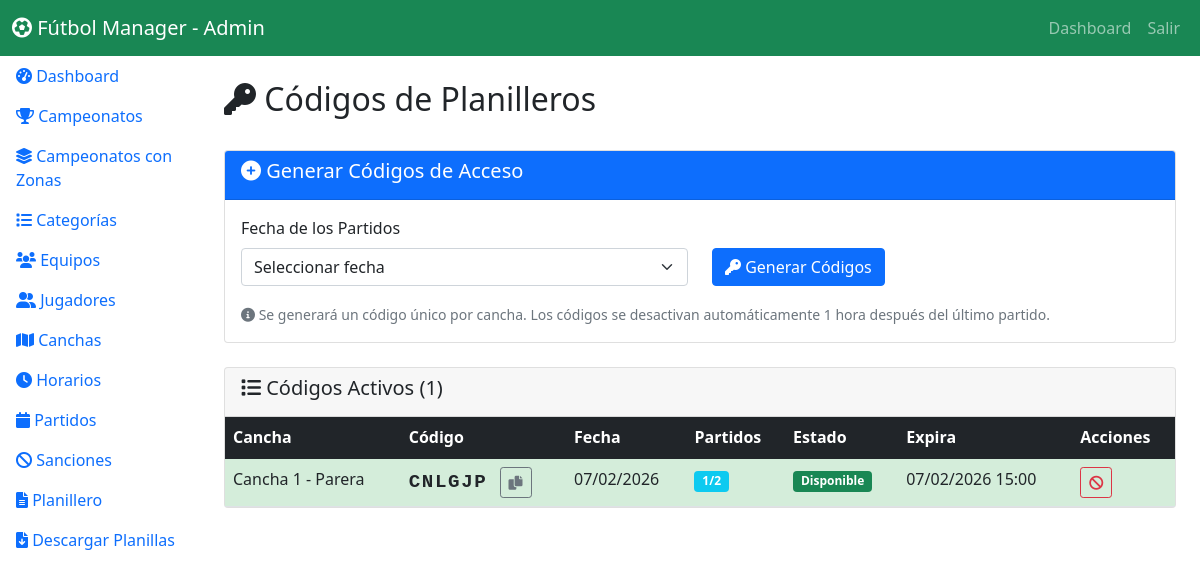
Page /admin/gestion_codigos_cancha.php (signed in) on the earlier database version.
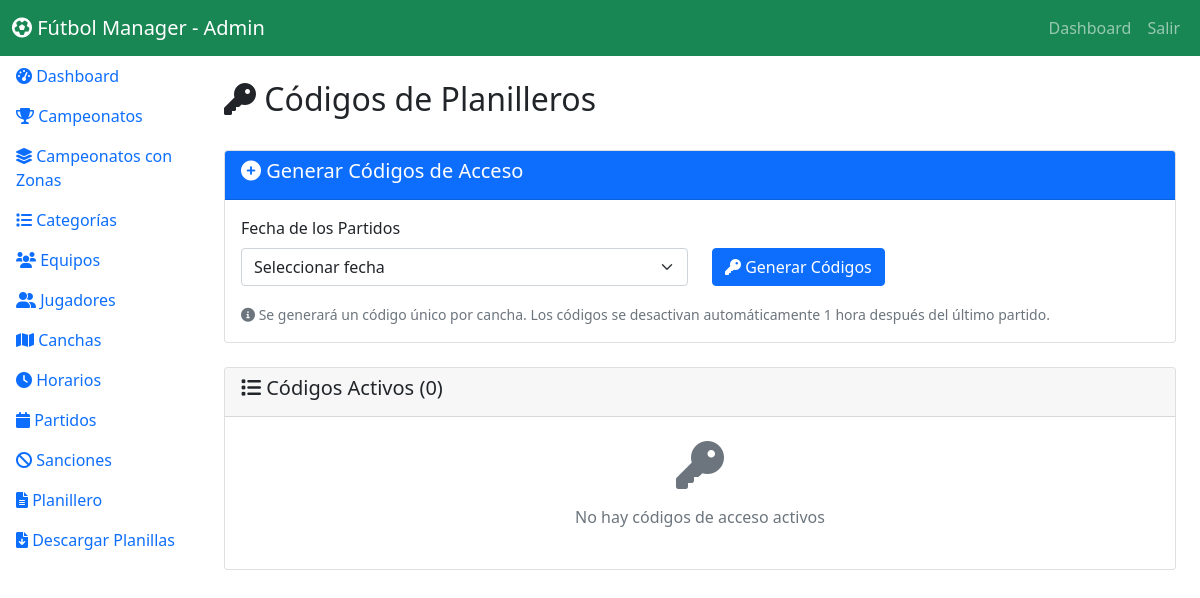
Same page on the later database version.
### tables this page shows
CREATE TABLE `codigos_cancha` (
  `id` int(11) NOT NULL,
  `cancha_id` int(11) NOT NULL,
  `codigo` varchar(10) NOT NULL,
  `fecha_partidos` date NOT NULL,
  `activo` tinyint(1) DEFAULT 1,
  `usado` tinyint(1) DEFAULT 0,
  `created_at` timestamp NULL DEFAULT current_timestamp(),
  `expires_at` datetime DEFAULT NULL
);

CREATE TABLE `canchas` (
  `id` int(11) NOT NULL,
  `nombre` varchar(100) NOT NULL,
  `ubicacion` varchar(200) DEFAULT NULL,
  `activa` tinyint(1) DEFAULT 1
);

### admin/gestion_codigos_cancha.php (the view, shortened to what the changed rows need)
<?php
$db = Database::getInstance()->getConnection();
$stmt = $db->query("
    SELECT cc.*, c.nombre as cancha_nombre,
           COUNT(p.id) as total_partidos,
           SUM(CASE WHEN p.estado = 'finalizado' THEN 1 ELSE 0 END) as partidos_finalizados
    FROM codigos_cancha cc
    JOIN canchas c ON cc.cancha_id = c.id
    LEFT JOIN partidos p ON c.id = p.cancha_id AND DATE(p.fecha_partido) = cc.fecha_partidos
    WHERE cc.activo = 1 AND cc.fecha_partidos >= CURDATE()
    GROUP BY cc.id
    ORDER BY cc.fecha_partidos DESC, c.nombre
");
$codigos_activos = $stmt->fetchAll();
?>
<!DOCTYPE html>
<html lang="es">
<head>
<link href="https://cdnjs.cloudflare.com/ajax/libs/bootstrap/5.1.3/css/bootstrap.min.css" rel="stylesheet">
<link href="https://cdnjs.cloudflare.com/ajax/libs/font-awesome/6.0.0/css/all.min.css" rel="stylesheet">
<link href="<?php echo SITE_URL; ?>assets/css/style.css" rel="stylesheet">
</head>
<body>
<div class="container-fluid">
<div class="row">
<div class="col-md-9 col-lg-10 p-4">
<div class="d-flex justify-content-between align-items-center mb-4">
    <h2><i class="fas fa-key"></i> Códigos de Planilleros</h2>
</div>
<div class="card">
    <div class="card-header">
        <h5><i class="fas fa-list"></i> Códigos Activos (<?= count($codigos_activos) ?>)</h5>
    </div>
    <div class="card-body p-0">
        <?php if(empty($codigos_activos)): ?>
        <div class="text-center p-4">
            <i class="fas fa-key fa-3x text-muted mb-3"></i>
            <p class="text-muted">No hay códigos de acceso activos</p>
        </div>
        <?php else: ?>
        <div class="table-responsive">
            <table class="table table-hover mb-0">
                <thead class="table-dark">
                    <tr>
                        <th>Cancha</th>
                        <th>Código</th>
                        <th>Fecha</th>
                        <th>Partidos</th>
                        <th>Estado</th>
                        <th>Expira</th>
                        <th>Acciones</th>
                    </tr>
                </thead>
                <tbody>
                    <?php foreach($codigos_activos as $codigo):
                        $ahora = new DateTime('now', new DateTimeZone('America/Argentina/Buenos_Aires'));
                        $expira = new DateTime($codigo['expires_at'], new DateTimeZone('America/Argentina/Buenos_Aires'));
                        $expirado = $ahora > $expira;
                        $clase = '';
                        if ($expirado) {
                            $clase = 'codigo-expirado';
                        } elseif ($codigo['usado']) {
                            $clase = 'codigo-usado';
                        } else {
                            $clase = 'codigo-activo';
                        }
                    ?>
                    <tr class="<?= $clase ?>">
                        <td><?= htmlspecialchars($codigo['cancha_nombre']) ?></td>
                        <td>
                            <span class="codigo-display"><?= $codigo['codigo'] ?></span>
                            <button class="btn btn-sm btn-outline-secondary ms-2"
                                    onclick="copiarCodigo('<?= $codigo['codigo'] ?>')"
                                    title="Copiar código">
                                <i class="fas fa-copy"></i>
                            </button>
                        </td>
                        <td><?= date('d/m/Y', strtotime($codigo['fecha_partidos'])) ?></td>
                        <td>
                            <span class="badge bg-info">
                                <?= $codigo['partidos_finalizados'] ?>/<?= $codigo['total_partidos'] ?>
                            </span>
                        </td>
                        <td>
                            <?php if ($expirado): ?>
                                <span class="badge bg-danger">Expirado</span>
                            <?php elseif ($codigo['usado']): ?>
                                <span class="badge bg-warning text-dark">En Uso</span>
                            <?php else: ?>
                                <span class="badge bg-success">Disponible</span>
                            <?php endif; ?>
                        </td>
                        <td><?= date('d/m/Y H:i', strtotime($codigo['expires_at'])) ?></td>
                        <td>
                            <?php if (!$expirado && $codigo['activo']): ?>
                            <form method="POST" class="d-inline" onsubmit="return confirm('¿Desactivar este código?')">
                                <button type="submit" class="btn btn-sm btn-outline-danger">
                                    <i class="fas fa-ban"></i>
                                </button>
                            </form>
                            <?php endif; ?>
                        </td>
                    </tr>
                    <?php endforeach; ?>
                </tbody>
            </table>
        </div>
        <?php endif; ?>
    </div>
</div>
</div>
</div>
</div>
</body>
</html>

Differences in the rows shown:
removed codigos_cancha: cancha.nombre "Cancha 1 - Parera", codigo "CNLGJP", fecha_partidos "07/02/2026", partidos_finalizados "1", total_partidos "2", usado "Disponible", expires_at "07/02/2026 15:00"
Other differences:
count($codigos_activos): "1" → "0"
text no longer shown: "Cancha Código Fecha Partidos Estado Expira Acciones"
text now shown: "No hay códigos de acceso activos"
